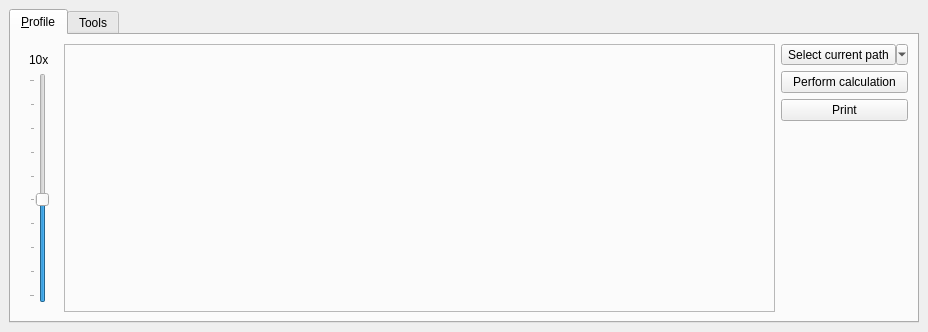
<?xml version="1.0" encoding="UTF-8"?>
<ui version="4.0">
 <class>QgepDockWidget</class>
 <widget class="QDockWidget" name="QgepDockWidget">
  <property name="geometry">
   <rect>
    <x>0</x>
    <y>0</y>
    <width>928</width>
    <height>332</height>
   </rect>
  </property>
  <property name="windowTitle">
   <string>QGEP</string>
  </property>
  <widget class="QWidget" name="dockWidgetContents">
   <property name="sizePolicy">
    <sizepolicy hsizetype="Expanding" vsizetype="Expanding">
     <horstretch>0</horstretch>
     <verstretch>0</verstretch>
    </sizepolicy>
   </property>
   <layout class="QVBoxLayout" name="verticalLayout_3">
    <item>
     <widget class="QTabWidget" name="tabWidget">
      <property name="autoFillBackground">
       <bool>true</bool>
      </property>
      <property name="tabPosition">
       <enum>QTabWidget::North</enum>
      </property>
      <property name="tabShape">
       <enum>QTabWidget::Rounded</enum>
      </property>
      <property name="currentIndex">
       <number>0</number>
      </property>
      <property name="elideMode">
       <enum>Qt::ElideNone</enum>
      </property>
      <property name="usesScrollButtons">
       <bool>true</bool>
      </property>
      <widget class="QWidget" name="tab_1">
       <property name="sizePolicy">
        <sizepolicy hsizetype="Expanding" vsizetype="Expanding">
         <horstretch>0</horstretch>
         <verstretch>0</verstretch>
        </sizepolicy>
       </property>
       <attribute name="title">
        <string>&amp;Profile</string>
       </attribute>
       <layout class="QGridLayout">
        <item row="0" column="1">
         <widget class="QFrame" name="frameForPlot">
          <property name="sizePolicy">
           <sizepolicy hsizetype="Expanding" vsizetype="Preferred">
            <horstretch>0</horstretch>
            <verstretch>0</verstretch>
           </sizepolicy>
          </property>
          <property name="frameShape">
           <enum>QFrame::StyledPanel</enum>
          </property>
          <property name="frameShadow">
           <enum>QFrame::Raised</enum>
          </property>
          <layout class="QVBoxLayout" name="verticalLayoutForPlot">
           <property name="spacing">
            <number>0</number>
           </property>
           <property name="leftMargin">
            <number>0</number>
           </property>
           <property name="topMargin">
            <number>0</number>
           </property>
           <property name="rightMargin">
            <number>0</number>
           </property>
           <property name="bottomMargin">
            <number>0</number>
           </property>
          </layout>
         </widget>
        </item>
        <item row="0" column="2">
         <layout class="QGridLayout" name="gridLayout">
          <item row="4" column="0">
           <spacer name="verticalSpacer">
            <property name="orientation">
             <enum>Qt::Vertical</enum>
            </property>
            <property name="sizeHint" stdset="0">
             <size>
              <width>20</width>
              <height>40</height>
             </size>
            </property>
           </spacer>
          </item>
          <item row="2" column="0">
           <widget class="QPushButton" name="performCalculationButton">
            <property name="text">
             <string>Perform calculation</string>
            </property>
           </widget>
          </item>
          <item row="1" column="0">
           <widget class="QToolButton" name="selectButton">
            <property name="text">
             <string>Select current path</string>
            </property>
            <property name="popupMode">
             <enum>QToolButton::MenuButtonPopup</enum>
            </property>
           </widget>
          </item>
          <item row="3" column="0">
           <widget class="QPushButton" name="printButton">
            <property name="text">
             <string>Print</string>
            </property>
           </widget>
          </item>
         </layout>
        </item>
        <item row="0" column="0">
         <widget class="QWidget" name="widget" native="true">
          <layout class="QVBoxLayout" name="verticalLayout">
           <item>
            <widget class="QLabel" name="mLblVerticalExaggeration">
             <property name="text">
              <string>10x</string>
             </property>
            </widget>
           </item>
           <item>
            <widget class="QSlider" name="mSliderVerticalExaggeration">
             <property name="sizePolicy">
              <sizepolicy hsizetype="Maximum" vsizetype="Expanding">
               <horstretch>0</horstretch>
               <verstretch>0</verstretch>
              </sizepolicy>
             </property>
             <property name="minimum">
              <number>1</number>
             </property>
             <property name="maximum">
              <number>10</number>
             </property>
             <property name="pageStep">
              <number>1</number>
             </property>
             <property name="value">
              <number>5</number>
             </property>
             <property name="sliderPosition">
              <number>5</number>
             </property>
             <property name="orientation">
              <enum>Qt::Vertical</enum>
             </property>
             <property name="tickPosition">
              <enum>QSlider::TicksAbove</enum>
             </property>
             <property name="tickInterval">
              <number>0</number>
             </property>
            </widget>
           </item>
          </layout>
         </widget>
        </item>
       </layout>
      </widget>
      <widget class="QWidget" name="tab">
       <attribute name="title">
        <string>Tools</string>
       </attribute>
       <layout class="QGridLayout" name="gridLayout_2">
        <item row="0" column="0">
         <widget class="QPushButton" name="recreateGraphButton">
          <property name="text">
           <string>Recreate graph</string>
          </property>
         </widget>
        </item>
        <item row="1" column="0">
         <spacer name="verticalSpacer_2">
          <property name="orientation">
           <enum>Qt::Vertical</enum>
          </property>
          <property name="sizeHint" stdset="0">
           <size>
            <width>20</width>
            <height>40</height>
           </size>
          </property>
         </spacer>
        </item>
        <item row="0" column="1">
         <spacer name="horizontalSpacer">
          <property name="orientation">
           <enum>Qt::Horizontal</enum>
          </property>
          <property name="sizeHint" stdset="0">
           <size>
            <width>40</width>
            <height>20</height>
           </size>
          </property>
         </spacer>
        </item>
       </layout>
      </widget>
     </widget>
    </item>
   </layout>
  </widget>
 </widget>
 <resources/>
 <connections/>
</ui>
